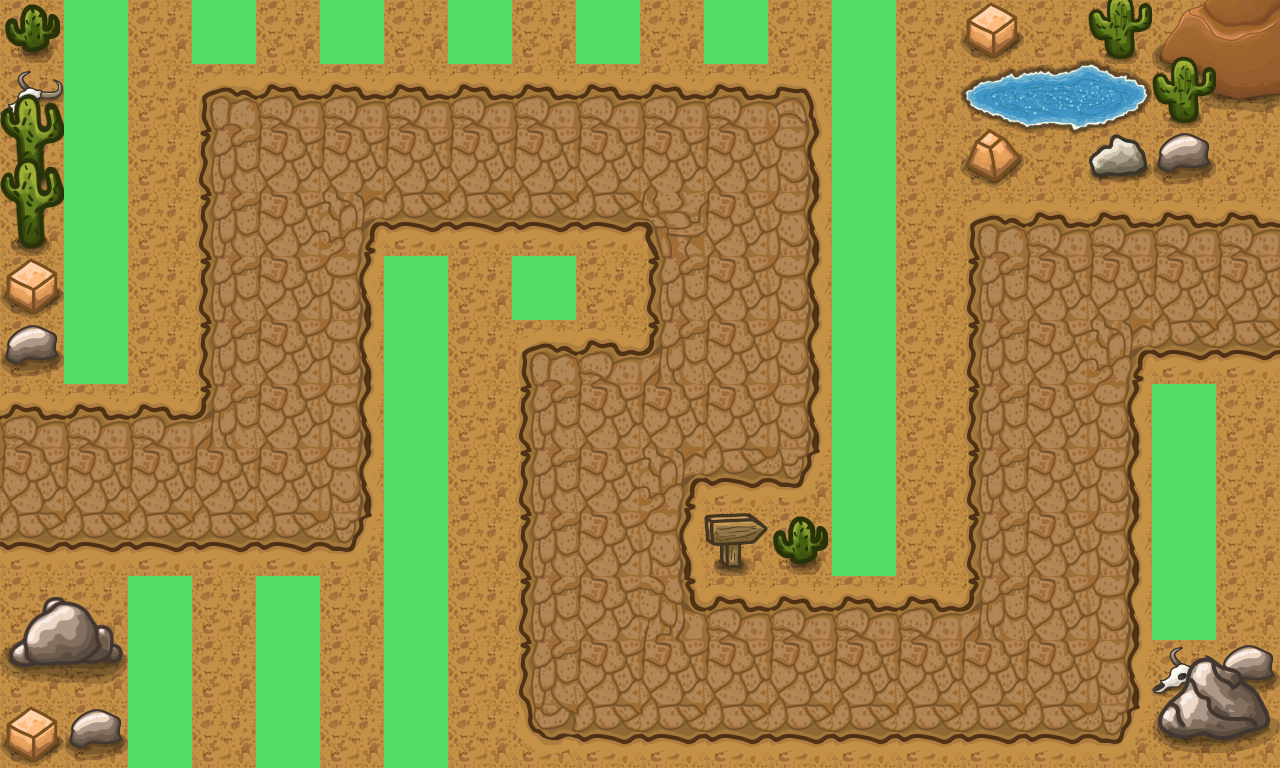

A 2D game scene composited from a Tiled map and its tileset images. What follows is a short description and the map's XML, with every tile layer's data as written:
An orthogonal 20x12 tile map with 64x64 px tiles, 6 tile layers (Dirt, Pathing, Details 1, Details 2, ...) and 1 object.

<map version="1.10" tiledversion="1.10.2" orientation="orthogonal" renderorder="right-down" width="20" height="12" tilewidth="64" tileheight="64" infinite="0" nextlayerid="10" nextobjectid="4">
 <editorsettings>
  <export target="tower-defence.js" format="js" />
 </editorsettings>
 <tileset firstgid="1" source="tileset.tsx" />
 <layer id="1" name="Dirt" width="20" height="12">
  <data encoding="csv">
16,16,16,16,16,16,16,16,16,16,16,16,16,16,16,16,16,16,16,16,
16,16,16,16,16,16,16,16,16,16,16,16,16,16,16,16,16,16,16,16,
16,16,16,16,16,16,16,16,16,16,16,16,16,16,16,16,16,16,16,16,
16,16,16,16,16,16,16,16,16,16,16,16,16,16,16,16,16,16,16,16,
16,16,16,16,16,16,16,16,16,16,16,16,16,16,16,16,16,16,16,16,
16,16,16,16,16,16,16,16,16,16,16,16,16,16,16,16,16,16,16,16,
16,16,16,16,16,16,16,16,16,16,16,16,16,16,16,16,16,16,16,16,
16,16,16,16,16,16,16,16,16,16,16,16,16,16,16,16,16,16,16,16,
16,16,16,16,16,16,16,16,16,16,16,16,16,16,16,16,16,16,16,16,
16,16,16,16,16,16,16,16,16,16,16,16,16,16,16,16,16,16,16,16,
16,16,16,16,16,16,16,16,16,16,16,16,16,16,16,16,16,16,16,16,
16,16,16,16,16,16,16,16,16,16,16,16,16,16,16,16,16,16,16,16
</data>
 </layer>
 <layer id="2" name="Pathing" width="20" height="12">
  <data encoding="csv">
0,0,0,0,0,0,0,0,0,0,0,0,0,0,0,0,0,0,0,0,
0,0,0,4,5,5,5,5,5,5,5,5,6,0,0,0,0,0,0,0,
0,0,0,18,19,19,19,19,19,19,19,19,20,0,0,0,0,0,0,0,
0,0,0,18,19,22,33,33,33,33,21,19,20,0,0,4,5,5,5,5,
0,0,0,18,19,20,0,0,0,0,18,19,20,0,0,18,19,19,19,19,
0,0,0,18,19,20,0,0,4,5,7,19,20,0,0,18,19,22,33,33,
5,5,5,7,19,20,0,0,18,19,19,19,20,0,0,18,19,20,0,0,
19,19,19,19,19,20,0,0,18,19,22,33,34,0,0,18,19,20,0,0,
33,33,33,33,33,34,0,0,18,19,20,0,0,0,0,18,19,20,0,0,
0,0,0,0,0,0,0,0,18,19,8,5,5,5,5,7,19,20,0,0,
0,0,0,0,0,0,0,0,18,19,19,19,19,19,19,19,19,20,0,0,
0,0,0,0,0,0,0,0,32,33,33,33,33,33,33,33,33,34,0,0
</data>
 </layer>
 <layer id="3" name="Details 1" width="20" height="12">
  <data encoding="csv">
49,0,0,0,0,0,0,0,0,0,0,0,0,0,0,0,0,0,127,128,
48,0,0,0,0,0,0,0,0,0,0,0,0,0,0,0,0,0,141,142,
0,0,0,0,0,0,0,0,0,0,0,0,0,0,0,44,0,0,0,0,
0,0,0,0,0,0,0,0,0,0,0,0,0,0,0,0,0,0,0,0,
0,0,0,0,0,0,0,0,0,0,0,0,0,0,0,0,0,0,0,0,
0,0,0,0,0,0,0,0,0,0,0,0,0,0,0,0,0,0,0,0,
0,0,0,0,0,0,0,0,0,0,0,0,0,0,0,0,0,0,0,0,
0,0,0,0,0,0,0,0,0,0,0,0,0,0,0,0,0,0,0,0,
0,0,0,0,0,0,0,0,0,0,0,0,0,0,0,0,0,0,0,0,
0,0,0,0,0,0,0,0,0,0,0,0,0,0,0,0,0,0,0,0,
0,0,0,0,0,0,0,0,0,0,0,0,0,0,0,0,0,0,48,46,
0,0,0,0,0,0,0,0,0,0,0,0,0,0,0,0,0,0,0,0
</data>
 </layer>
 <layer id="4" name="Details 2" width="20" height="12">
  <data encoding="csv">
0,0,0,0,0,0,0,0,0,0,0,0,0,0,0,0,0,72,58,0,
57,0,0,0,0,0,0,0,0,0,0,0,0,0,0,0,0,0,72,0,
71,0,0,0,0,0,0,0,0,0,0,0,0,0,0,0,0,43,46,0,
0,0,0,0,0,0,0,0,0,0,0,0,0,0,0,0,0,0,0,0,
0,0,0,0,0,0,0,0,0,0,0,0,0,0,0,0,0,0,0,0,
0,0,0,0,0,0,0,0,0,0,0,0,0,0,0,0,0,0,0,0,
0,0,0,0,0,0,0,0,0,0,0,0,0,0,0,0,0,0,0,0,
0,0,0,0,0,0,0,0,0,0,0,0,0,0,0,0,0,0,0,0,
0,0,0,0,0,0,0,0,0,0,0,47,0,0,0,0,0,0,0,0,
0,0,0,0,0,0,0,0,0,0,0,0,0,0,0,0,0,0,0,0,
0,0,0,0,0,0,0,0,0,0,0,0,0,0,0,0,0,0,87,88,
0,0,0,0,0,0,0,0,0,0,0,0,0,0,0,0,0,0,101,102
</data>
 </layer>
 <layer id="5" name="Details 3" width="20" height="12">
  <data encoding="csv">
0,0,0,0,0,0,0,0,0,0,0,0,0,0,0,119,120,121,0,0,
0,0,0,0,0,0,0,0,0,0,0,0,0,0,0,133,134,135,0,0,
57,0,0,0,0,0,0,0,0,0,0,0,0,0,0,147,148,149,0,0,
71,0,0,0,0,0,0,0,0,0,0,0,0,0,0,0,0,0,0,0,
0,0,0,0,0,0,0,0,0,0,0,0,0,0,0,0,0,0,0,0,
0,0,0,0,0,0,0,0,0,0,0,0,0,0,0,0,0,0,0,0,
0,0,0,0,0,0,0,0,0,0,0,0,0,0,0,0,0,0,0,0,
0,0,0,0,0,0,0,0,0,0,0,0,0,0,0,0,0,0,0,0,
0,0,0,0,0,0,0,0,0,0,0,0,0,0,0,0,0,0,0,0,
93,94,0,0,0,0,0,0,0,0,0,0,0,0,0,0,0,0,0,0,
107,108,0,0,0,0,0,0,0,0,0,0,0,0,0,0,0,0,0,0,
45,46,0,0,0,0,0,0,0,0,0,0,0,0,0,0,0,0,0,0
</data>
 </layer>
 <objectgroup id="7" name="Object Layer 1">
  <object id="3" x="0" y="0">
   <polyline points="0,0 -100,480 290,480 290,160 740,160 740,420 610,420 610,670 1059.5,670 1059.5,290 1490,290" />
  </object>
 </objectgroup>
 <layer id="9" name="Placement Tiles" width="20" height="12">
  <data encoding="csv">
0,14,0,14,0,14,0,14,0,14,0,14,0,14,0,45,0,0,0,0,
0,14,0,0,0,0,0,0,0,0,0,0,0,14,0,0,0,0,0,0,
0,14,0,0,0,0,0,0,0,0,0,0,0,14,0,0,0,0,0,0,
0,14,0,0,0,0,0,0,0,0,0,0,0,14,0,0,0,0,0,0,
45,14,0,0,0,0,14,0,14,0,0,0,0,14,0,0,0,0,0,0,
46,14,0,0,0,0,14,0,0,0,0,0,0,14,0,0,0,0,0,0,
0,0,0,0,0,0,14,0,0,0,0,0,0,14,0,0,0,0,14,0,
0,0,0,0,0,0,14,0,0,0,0,0,0,14,0,0,0,0,14,0,
0,0,0,0,0,0,14,0,0,0,0,0,49,14,0,0,0,0,14,0,
0,0,14,0,14,0,14,0,0,0,0,0,0,0,0,0,0,0,14,0,
0,0,14,0,14,0,14,0,0,0,0,0,0,0,0,0,0,0,0,0,
0,0,14,0,14,0,14,0,0,0,0,0,0,0,0,0,0,0,0,0
</data>
 </layer>
</map>
